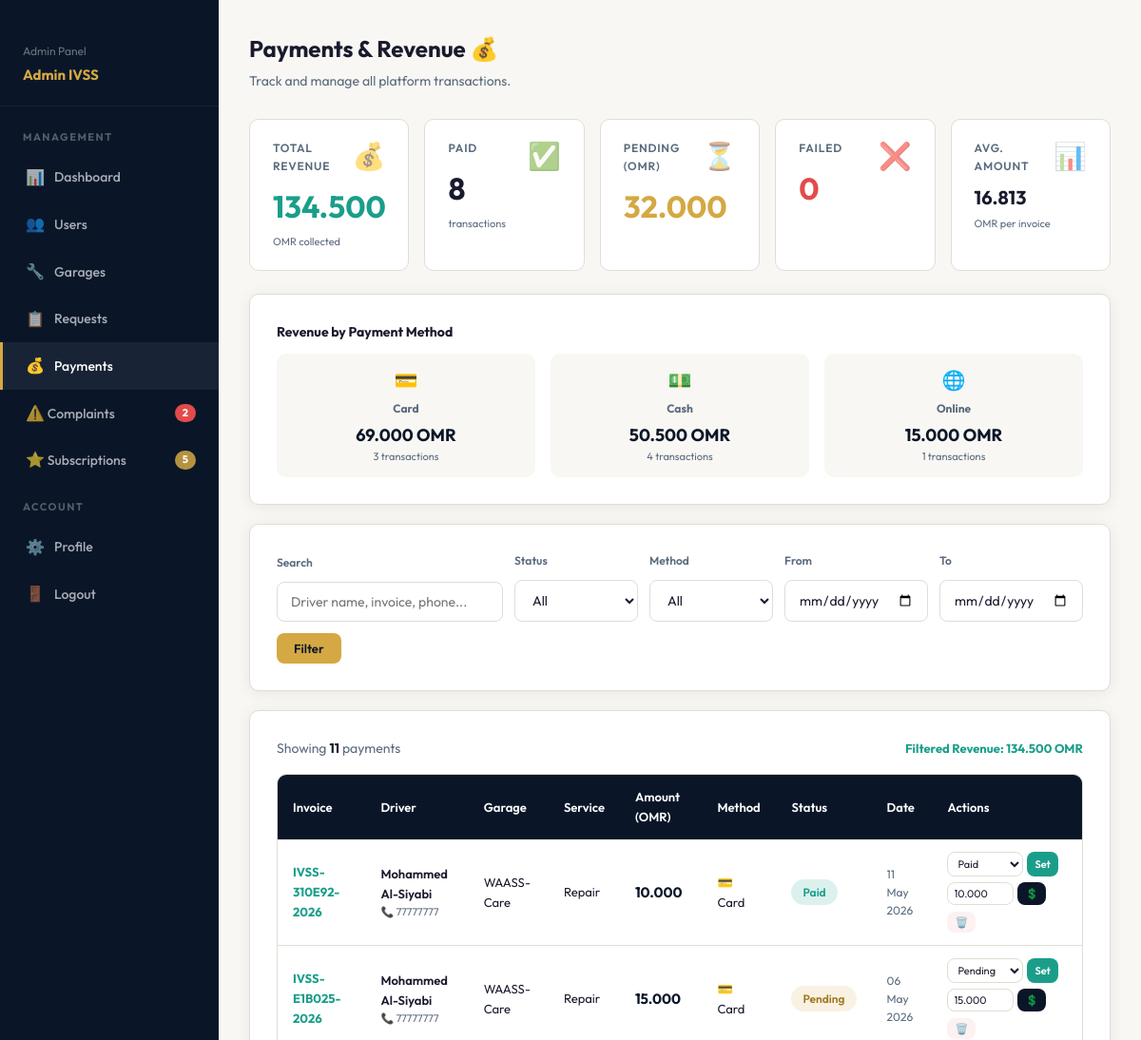
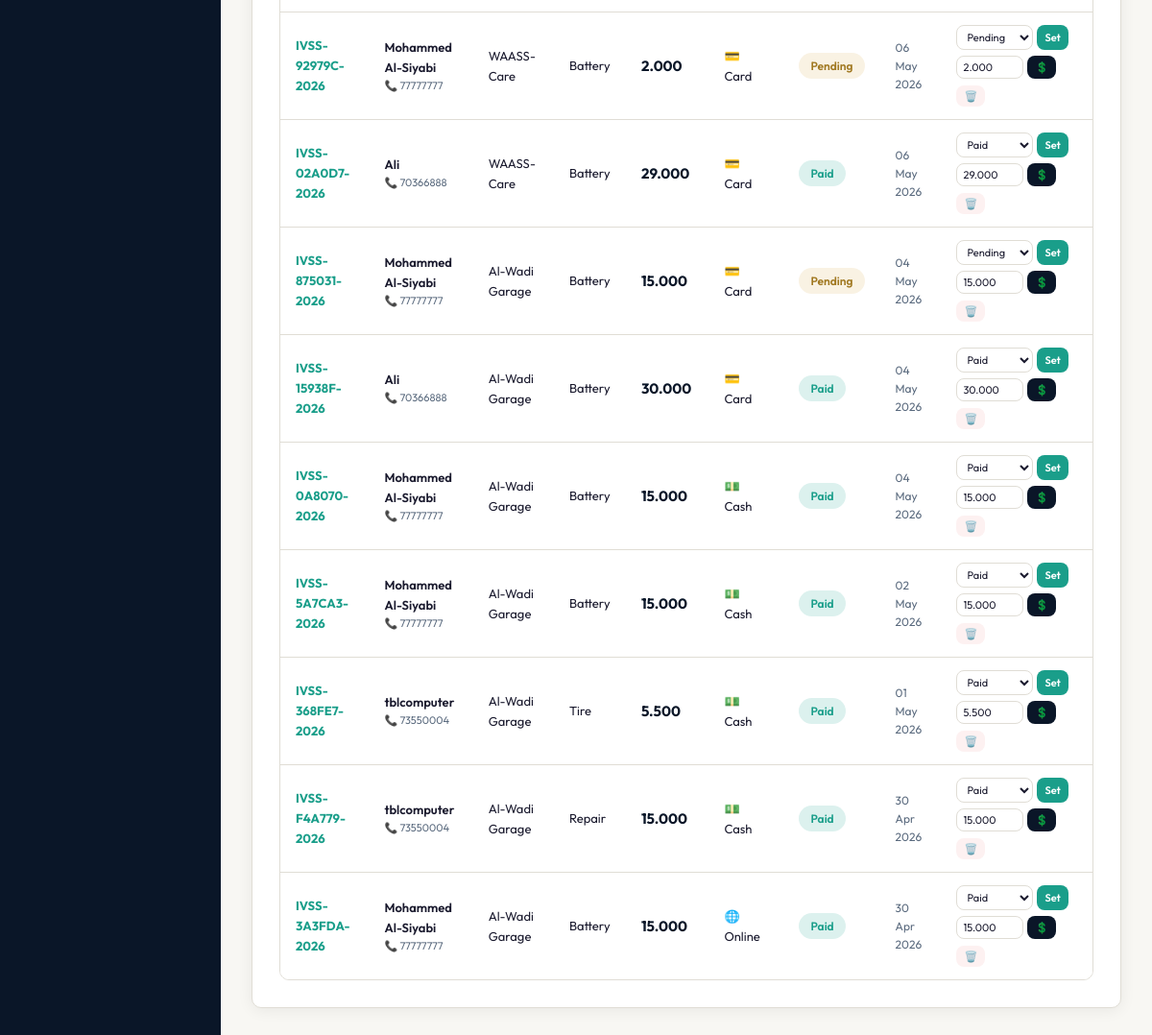
The page /admin/payments.php (signed in) on the database its author committed (2 pictures, top to bottom).
### tables this page shows
CREATE TABLE IF NOT EXISTS `payments` (
  `payment_id` int NOT NULL AUTO_INCREMENT,
  `request_id` int NOT NULL,
  `user_id` int NOT NULL,
  `amount` decimal(10,3) NOT NULL,
  `method` enum('card','cash','online') DEFAULT 'card',
  `status` enum('pending','paid','failed') DEFAULT 'pending',
  `invoice_number` varchar(50) DEFAULT NULL,
  `paid_at` timestamp NULL DEFAULT NULL,
  `created_at` timestamp NULL DEFAULT CURRENT_TIMESTAMP,
  PRIMARY KEY (`payment_id`),
  UNIQUE KEY `request_id` (`request_id`),
  UNIQUE KEY `invoice_number` (`invoice_number`),
  KEY `user_id` (`user_id`)
);

CREATE TABLE IF NOT EXISTS `users` (
  `user_id` int NOT NULL AUTO_INCREMENT,
  `full_name` varchar(150) NOT NULL,
  `email` varchar(150) NOT NULL,
  `phone` int UNSIGNED NOT NULL,
  `password` varchar(255) NOT NULL,
  `language` enum('en','ar') DEFAULT 'en',
  `is_active` tinyint(1) DEFAULT '1',
  `created_at` timestamp NULL DEFAULT CURRENT_TIMESTAMP,
  PRIMARY KEY (`user_id`),
  UNIQUE KEY `email` (`email`)
);

CREATE TABLE IF NOT EXISTS `garages` (
  `garage_id` int NOT NULL AUTO_INCREMENT,
  `owner_name` varchar(150) NOT NULL,
  `garage_name` varchar(200) NOT NULL,
  `email` varchar(150) NOT NULL,
  `phone` int UNSIGNED NOT NULL,
  `password` varchar(255) NOT NULL,
  `location` varchar(255) NOT NULL,
  `latitude` decimal(10,7) DEFAULT NULL,
  `longitude` decimal(10,7) DEFAULT NULL,
  `services` text COMMENT 'Comma-separated list of offered services',
  `is_active` tinyint(1) DEFAULT '1',
  `rating` decimal(3,2) DEFAULT '0.00',
  `created_at` timestamp NULL DEFAULT CURRENT_TIMESTAMP,
  PRIMARY KEY (`garage_id`),
  UNIQUE KEY `email` (`email`)
);

CREATE TABLE IF NOT EXISTS `service_requests` (
  `request_id` int NOT NULL AUTO_INCREMENT,
  `user_id` int NOT NULL,
  `garage_id` int DEFAULT NULL,
  `service_type` enum('towing','battery','tire','fuel','lockout','repair','other') NOT NULL,
  `vehicle_type` enum('sedan','suv','pickup','van','motorcycle','other') NOT NULL,
  `location_desc` varchar(300) NOT NULL,
  `notes` text,
  `price` decimal(10,3) DEFAULT NULL COMMENT 'Price set by garage before completing',
  `price_set_at` timestamp NULL DEFAULT NULL COMMENT 'When the garage set the price',
  `status` enum('pending','accepted','in_progress','completed','cancelled') DEFAULT 'pending',
  `created_at` timestamp NULL DEFAULT CURRENT_TIMESTAMP,
  `updated_at` timestamp NULL DEFAULT CURRENT_TIMESTAMP ON UPDATE CURRENT_TIMESTAMP,
  PRIMARY KEY (`request_id`),
  KEY `user_id` (`user_id`),
  KEY `garage_id` (`garage_id`)
);

### includes/config.php (called while the page is built, shortened)
<?php
function sanitize($input)
{
    return htmlspecialchars(strip_tags(trim($input)), ENT_QUOTES, 'UTF-8');
}

### admin/payments.php (the view, shortened to what this page needs)
<?php
require_once __DIR__ . '/../includes/config.php';
$db = getDB();
$search       = sanitize($_GET['search']     ?? '');
$dateFrom     = sanitize($_GET['date_from']  ?? '');
$dateTo       = sanitize($_GET['date_to']    ?? '');
$sql    = "SELECT p.*,
                  u.full_name AS user_name, u.phone AS user_phone,
                  g.garage_name,
                  r.service_type, r.vehicle_type, r.location_desc
           FROM payments p
           JOIN service_requests r ON p.request_id = r.request_id
           JOIN users u             ON p.user_id    = u.user_id
           LEFT JOIN garages g      ON g.garage_id  = r.garage_id";
$params = [];
$sql .= " ORDER BY p.created_at DESC";
$stmt = $db->prepare($sql);
$stmt->execute($params);
$payments = $stmt->fetchAll();
$totalRevenue  = $db->query("SELECT COALESCE(SUM(amount),0) FROM payments WHERE status='paid'")->fetchColumn();
$totalPending  = $db->query("SELECT COALESCE(SUM(amount),0) FROM payments WHERE status='pending'")->fetchColumn();
$totalFailed   = $db->query("SELECT COUNT(*) FROM payments WHERE status='failed'")->fetchColumn();
$countPaid     = $db->query("SELECT COUNT(*) FROM payments WHERE status='paid'")->fetchColumn();
$avgAmount     = $db->query("SELECT COALESCE(AVG(amount),0) FROM payments WHERE status='paid'")->fetchColumn();
$byMethod = [];
foreach ($db->query("SELECT method, COUNT(*) AS cnt, SUM(amount) AS total FROM payments WHERE status='paid' AND method IS NOT NULL GROUP BY method") as $row)
    $byMethod[$row['method']] = $row;
include __DIR__ . '/admin_header.php';
?>
<div class="dash-layout">
  <?php include __DIR__ . '/admin_sidebar.php'; ?>
  <div class="dash-content">
    <div class="dash-header">
      <div>
        <div class="dash-title">Payments & Revenue 💰</div>
        <div class="dash-sub">Track and manage all platform transactions.</div>
      </div>
    </div>
    <div class="metric-grid" style="grid-template-columns:repeat(auto-fit,minmax(150px,1fr));margin-bottom:24px;">
      <div class="metric-card">
        <div class="metric-icon">💰</div>
        <div class="metric-label">Total Revenue</div>
        <div class="metric-value" style="color:var(--teal);"><?= number_format($totalRevenue,3) ?></div>
        <div style="font-size:11px;color:var(--muted);margin-top:3px;">OMR collected</div>
      </div>
      <div class="metric-card">
        <div class="metric-icon">✅</div>
        <div class="metric-label">Paid</div>
        <div class="metric-value"><?= $countPaid ?></div>
        <div style="font-size:11px;color:var(--muted);margin-top:3px;">transactions</div>
      </div>
      <div class="metric-card">
        <div class="metric-icon">⏳</div>
        <div class="metric-label">Pending (OMR)</div>
        <div class="metric-value" style="color:var(--warning);"><?= number_format($totalPending,3) ?></div>
      </div>
      <div class="metric-card">
        <div class="metric-icon">❌</div>
        <div class="metric-label">Failed</div>
        <div class="metric-value" style="color:var(--danger);"><?= $totalFailed ?></div>
      </div>
      <div class="metric-card">
        <div class="metric-icon">📊</div>
        <div class="metric-label">Avg. Amount</div>
        <div class="metric-value" style="font-size:20px;"><?= number_format($avgAmount,3) ?></div>
        <div style="font-size:11px;color:var(--muted);margin-top:3px;">OMR per invoice</div>
      </div>
    </div>
    <?php if (!empty($byMethod)): ?>
    <div class="card" style="margin-bottom:20px;">
      <div style="font-size:14px;font-weight:700;margin-bottom:12px;">Revenue by Payment Method</div>
      <div style="display:flex;gap:16px;flex-wrap:wrap;">
        <?php
        $methodIcons = ['card'=>'💳','cash'=>'💵','online'=>'🌐'];
        foreach ($byMethod as $m => $data): ?>
        <div style="background:var(--bg);border-radius:10px;padding:12px 20px;flex:1;min-width:120px;text-align:center;">
          <div style="font-size:20px;margin-bottom:4px;"><?= $methodIcons[$m]??'💳' ?></div>
          <div style="font-size:12px;font-weight:700;text-transform:capitalize;color:var(--muted);"><?= $m ?></div>
          <div style="font-size:18px;font-weight:700;color:var(--navy);margin-top:4px;"><?= number_format($data['total'],3) ?> OMR</div>
          <div style="font-size:11px;color:var(--muted);"><?= $data['cnt'] ?> transactions</div>
        </div>
        <?php endforeach; ?>
      </div>
    </div>
    <?php endif; ?>
    <div class="card" style="margin-bottom:20px;">
      <form method="GET" style="display:flex;gap:12px;flex-wrap:wrap;align-items:flex-end;">
        <div class="form-group" style="flex:1;min-width:180px;margin:0;">
          <label style="font-size:12px;color:var(--muted);font-weight:600;">Search</label>
          <input type="text" name="search" class="form-control" placeholder="Driver name, invoice, phone..."
                 value="<?= htmlspecialchars($search) ?>" style="margin-top:4px;">
        </div>
        <div class="form-group" style="min-width:130px;margin:0;">
          <label style="font-size:12px;color:var(--muted);font-weight:600;">Status</label>
          <select name="pay_status" class="form-control" style="margin-top:4px;">
            <option value="">All</option>
          </select>
        </div>
        <div class="form-group" style="min-width:130px;margin:0;">
          <label style="font-size:12px;color:var(--muted);font-weight:600;">Method</label>
          <select name="method" class="form-control" style="margin-top:4px;">
            <option value="">All</option>
          </select>
        </div>
        <div class="form-group" style="min-width:130px;margin:0;">
          <label style="font-size:12px;color:var(--muted);font-weight:600;">From</label>
          <input type="date" name="date_from" class="form-control" value="<?= htmlspecialchars($dateFrom) ?>" style="margin-top:4px;">
        </div>
        <div class="form-group" style="min-width:130px;margin:0;">
          <label style="font-size:12px;color:var(--muted);font-weight:600;">To</label>
          <input type="date" name="date_to" class="form-control" value="<?= htmlspecialchars($dateTo) ?>" style="margin-top:4px;">
        </div>
        <button type="submit" class="btn btn-primary btn-sm">Filter</button>
      </form>
    </div>
    <div class="card">
      <div style="margin-bottom:16px;display:flex;justify-content:space-between;align-items:center;">
        <div style="font-size:14px;color:var(--muted);">
          Showing <strong style="color:var(--text);"><?= count($payments) ?></strong> payment<?= count($payments)!==1?'s':'' ?>
        </div>
        <?php
        $filteredTotal = array_sum(array_column(array_filter($payments, fn($p)=>$p['status']==='paid'), 'amount'));
        if (count($payments) > 0):
        ?>
        <div style="font-size:13px;font-weight:700;color:var(--teal);">
          Filtered Revenue: <?= number_format($filteredTotal,3) ?> OMR
        </div>
        <?php endif; ?>
      </div>
      <?php if (empty($payments)): ?>
      <div style="text-align:center;padding:56px;color:var(--muted);">
        <div style="font-size:48px;margin-bottom:12px;">💳</div>
        <p>No payments found matching your criteria.</p>
      </div>
      <?php else: ?>
      <div class="table-wrap">
        <table>
          <thead>
            <tr>
              <th>Invoice</th>
              <th>Driver</th>
              <th>Garage</th>
              <th>Service</th>
              <th>Amount (OMR)</th>
              <th>Method</th>
              <th>Status</th>
              <th>Date</th>
              <th>Actions</th>
            </tr>
          </thead>
          <tbody>
            <?php foreach ($payments as $p): ?>
            <tr>
              <td style="font-weight:700;color:var(--teal);font-size:13px;"><?= htmlspecialchars($p['invoice_number'] ?? '—') ?></td>
              <td>
                <div style="font-weight:600;font-size:13px;"><?= htmlspecialchars($p['user_name']) ?></div>
                <div style="font-size:11px;color:var(--muted);">📞 <?= htmlspecialchars($p['user_phone']) ?></div>
              </td>
              <td style="font-size:13px;"><?= htmlspecialchars($p['garage_name'] ?? '—') ?></td>
              <td style="font-size:13px;"><?= ucfirst($p['service_type']) ?></td>
              <td style="font-weight:700;font-size:15px;color:var(--navy);"><?= number_format($p['amount'],3) ?></td>
              <td style="font-size:13px;text-transform:capitalize;"><?= $p['method'] ? (['card'=>'💳 Card','cash'=>'💵 Cash','online'=>'🌐 Online'][$p['method']] ?? $p['method']) : '—' ?></td>
              <td>
                <span class="badge <?= $p['status']==='paid'?'badge-paid':($p['status']==='pending'?'badge-pending':'badge-cancelled') ?>">
                  <?= ucfirst($p['status']) ?>
                </span>
              </td>
              <td style="font-size:12px;color:var(--muted);">
                <?= $p['paid_at'] ? date('d M Y', strtotime($p['paid_at'])) : date('d M Y', strtotime($p['created_at'])) ?>
              </td>
              <td>
                <div style="display:flex;gap:6px;flex-wrap:wrap;">
                  <form method="POST" style="display:flex;gap:4px;">
                    <select name="new_status" class="form-control"
                            style="padding:4px 6px;font-size:11px;min-width:80px;">
                      <option value="pending" <?= $p['status']==='pending'?'selected':'' ?>>Pending</option>
                      <option value="paid"    <?= $p['status']==='paid'   ?'selected':'' ?>>Paid</option>
                    </select>
                    <button class="btn btn-teal btn-sm" style="padding:4px 8px;font-size:11px;">Set</button>
                  </form>
                  <form method="POST" style="display:flex;gap:4px;">
                    <input type="number" name="amount" step="0.001" min="0"
                           value="<?= number_format($p['amount'],3) ?>"
                           class="form-control" style="padding:4px 6px;font-size:11px;width:70px;">
                    <button class="btn btn-dark btn-sm" style="padding:4px 8px;font-size:11px;">💲</button>
                  </form>
                  <form method="POST" style="display:inline;">
                    <button class="btn btn-sm" style="background:rgba(226,75,74,0.08);color:var(--danger);border:none;padding:4px 8px;font-size:11px;"
                            onclick="return confirm('Delete this payment record permanently?')">🗑️</button>
                  </form>
                </div>
              </td>
            </tr>
            <?php endforeach; ?>
          </tbody>
        </table>
      </div>
      <?php endif; ?>
    </div>
  </div>
</div>
<?php include __DIR__ . '/admin_footer.php'; ?>

### css/style.css (style rules this page uses)
*, *::before, *::after { margin: 0; padding: 0; box-sizing: border-box; }
:root { --navy: #0a1628; --navy2: #0d1f3c; --navy3: #112240; --gold: #d4a843; --gold2: #f0c060; --teal: #1a9e8a; --teal2: #22c4ab; --bg: #f8f7f3; --white: #ffffff; --text: #1a1a2e; --muted: #5a6a7e; --border: #e0ddd5; --danger: #e24b4a; --success: #1a9e8a; --warning: #d4a843; --radius: 10px; --shadow: 0 2px 16px rgba(0,0,0,0.07); }
html { scroll-behavior: smooth; }
body { font-family: 'Outfit', 'Tajawal', sans-serif; background: var(--bg); color: var(--text); line-height: 1.6; }
.card { background: var(--white); border: 1px solid var(--border); border-radius: var(--radius); padding: 28px; box-shadow: var(--shadow); }
.btn { display: inline-block; padding: 12px 28px; border-radius: 8px; font-size: 15px; font-weight: 600; text-decoration: none; cursor: pointer; border: none; font-family: inherit; transition: all 0.2s; text-align: center; }
.btn-primary { background: var(--gold); color: var(--navy); }
.btn-dark { background: var(--navy); color: var(--white); }
.btn-teal { background: var(--teal); color: var(--white); }
.btn-sm { padding: 8px 18px; font-size: 13px; }
.form-group { margin-bottom: 20px; }
.form-group label { display: block; font-size: 13px; font-weight: 600; color: var(--text); margin-bottom: 7px; }
.form-control { width: 100%; padding: 11px 14px; border: 1.5px solid var(--border); border-radius: 8px; font-size: 14px; font-family: inherit; color: var(--text); background: var(--white); transition: border-color 0.2s; outline: none; }
.badge { display: inline-block; padding: 4px 12px; border-radius: 20px; font-size: 12px; font-weight: 600; }
.badge-pending { background: rgba(212,168,67,0.15); color: #a07820; }
.badge-paid { background: rgba(26,158,138,0.15); color: var(--teal); }
.table-wrap { overflow-x: auto; border-radius: var(--radius); border: 1px solid var(--border); }
table { width: 100%; border-collapse: collapse; background: var(--white); }
thead th { background: var(--navy); color: var(--white); padding: 13px 16px; text-align: left; font-size: 13px; font-weight: 600; }
tbody tr { border-bottom: 1px solid var(--border); transition: background 0.15s; }
tbody tr:last-child { border-bottom: none; }
tbody td { padding: 13px 16px; font-size: 14px; color: var(--text); }
.dash-layout { display: flex; min-height: calc(100vh - 64px); }
.dash-content { flex: 1; padding: 32px; overflow-y: auto; }
.dash-header { display: flex; align-items: center; justify-content: space-between; margin-bottom: 28px; }
.dash-title { font-size: 24px; font-weight: 700; }
.dash-sub { font-size: 14px; color: var(--muted); margin-top: 4px; }
.metric-grid { display: grid; grid-template-columns: repeat(auto-fit, minmax(180px, 1fr)); gap: 16px; margin-bottom: 28px; }
.metric-card { background: var(--white); border: 1px solid var(--border); border-radius: var(--radius); padding: 20px 24px; }
.metric-label { font-size: 12px; font-weight: 600; color: var(--muted); text-transform: uppercase; letter-spacing: 0.8px; margin-bottom: 8px; }
.metric-value { font-size: 32px; font-weight: 700; color: var(--text); }
.metric-icon { font-size: 28px; float: right; margin-top: -4px; opacity: 0.6; }

### rows shown on the page
payments: invoice_number "IVSS-310E92-2026", user.full_name "Mohammed Al-Siyabi", user.phone "77777777", garages.garage_name "WAASS-Care", request.service_type "Repair", amount "10.000", method "💳 Card", status "Paid", paid_at "11 May 2026", new_status "Paid"
payments: invoice_number "IVSS-E1B025-2026", user.full_name "Mohammed Al-Siyabi", user.phone "77777777", garages.garage_name "WAASS-Care", request.service_type "Repair", amount "15.000", method "💳 Card", status "Pending", created_at "06 May 2026", new_status "Pending"
payments: invoice_number "IVSS-92979C-2026", user.full_name "Mohammed Al-Siyabi", user.phone "77777777", garages.garage_name "WAASS-Care", request.service_type "Battery", amount "2.000", method "💳 Card", status "Pending", created_at "06 May 2026", new_status "Pending"
payments: invoice_number "IVSS-02A0D7-2026", user.full_name "Ali", user.phone "70366888", garages.garage_name "WAASS-Care", request.service_type "Battery", amount "29.000", method "💳 Card", status "Paid", paid_at "06 May 2026", new_status "Paid"
payments: invoice_number "IVSS-875031-2026", user.full_name "Mohammed Al-Siyabi", user.phone "77777777", garages.garage_name "Al-Wadi Garage", request.service_type "Battery", amount "15.000", method "💳 Card", status "Pending", created_at "04 May 2026", new_status "Pending"
payments: invoice_number "IVSS-15938F-2026", user.full_name "Ali", user.phone "70366888", garages.garage_name "Al-Wadi Garage", request.service_type "Battery", amount "30.000", method "💳 Card", status "Paid", paid_at "04 May 2026", new_status "Paid"
payments: invoice_number "IVSS-0A8070-2026", user.full_name "Mohammed Al-Siyabi", user.phone "77777777", garages.garage_name "Al-Wadi Garage", request.service_type "Battery", amount "15.000", method "💵 Cash", status "Paid", paid_at "04 May 2026", new_status "Paid"
payments: invoice_number "IVSS-5A7CA3-2026", user.full_name "Mohammed Al-Siyabi", user.phone "77777777", garages.garage_name "Al-Wadi Garage", request.service_type "Battery", amount "15.000", method "💵 Cash", status "Paid", paid_at "02 May 2026", new_status "Paid"
payments: invoice_number "IVSS-368FE7-2026", user.full_name "tblcomputer", user.phone "73550004", garages.garage_name "Al-Wadi Garage", request.service_type "Tire", amount "5.500", method "💵 Cash", status "Paid", paid_at "01 May 2026", new_status "Paid"
payments: invoice_number "IVSS-F4A779-2026", user.full_name "tblcomputer", user.phone "73550004", garages.garage_name "Al-Wadi Garage", request.service_type "Repair", amount "15.000", method "💵 Cash", status "Paid", paid_at "30 Apr 2026", new_status "Paid"
payments: invoice_number "IVSS-3A3FDA-2026", user.full_name "Mohammed Al-Siyabi", user.phone "77777777", garages.garage_name "Al-Wadi Garage", request.service_type "Battery", amount "15.000", method "🌐 Online", status "Paid", paid_at "30 Apr 2026", new_status "Paid"

### other values the page prints
$_SESSION['admin_name'] "Admin IVSS"
$_openComplaints "2"
$_unsubCount "5"
$totalRevenue "134.500"
$countPaid "8"
$totalPending "32.000"
$totalFailed "0"
$avgAmount "16.813"
$methodIcons[$m] "💳"
$m "Card"
$data['total'] "69.000"
$data['cnt'] "3"
$methodIcons[$m] "💵"
$m "Cash"
$data['total'] "50.500"
